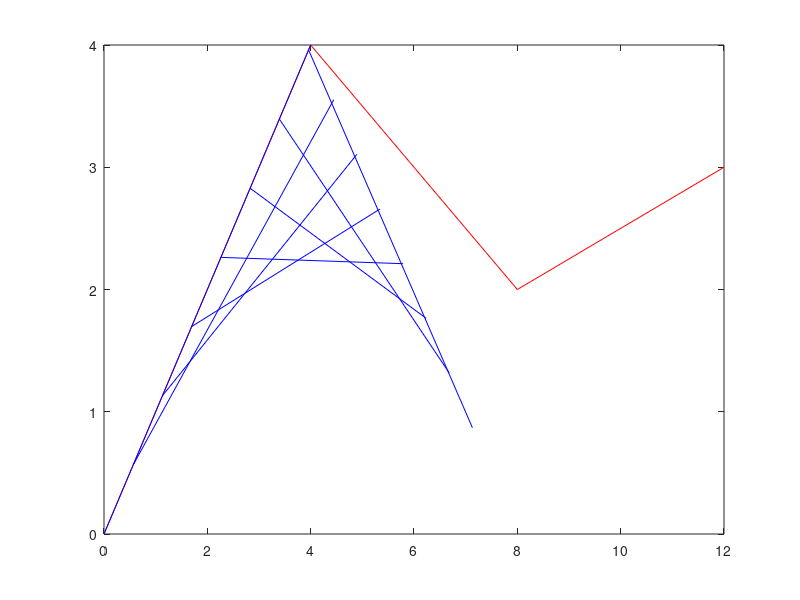

MATLAB code to generate this figure:
clear all;clc;close all;
%%points must be in order on Ox axis
t=0;
p0=[0,0];
p1=[4,4];
p2=[8,2];
p3=[12,3];
y=[p0(end),p1(end), p2(end),p3(end)];
x=[p0(1),p1(1),p2(1),p3(1)];
plot(x,y,'r');

if(p0(end)==p1(end))
    sgnA=0;
else if (p0(end)<p1(end)) 
        sgnA = 1;
    else
        sgnA =-1;
    end
end

if(p1(end)==p2(end))
    sgnB=0;
else if (p1(end)<p2(end)) 
        sgnB = 1;
    else
        sgnB =-1;
    end
end
if(p2(end)==p3(end))
    sgnC=0;
else if (p2(end)<p3(end)) 
        sgnC = 1;
    else
        sgnC =-1;
    end
end


while t<0.71
    
pax=p0(1)+(t*pdist([p0;p1],'euclidean'))
pay=p0(2)+sgnA*(t*pdist([p0;p1],'euclidean'))
pbx=p1(1)+(t*pdist([p1;p2],'euclidean'))
pby=p1(2)+sgnB*(t*pdist([p1;p2],'euclidean'))
pcx=p2(1)+(t*pdist([p2;p3],'euclidean'))
pcy=p2(2)+sgnC*(t*pdist([p2;p3],'euclidean'))
pa=[pax,pay];
pb=[pbx,pby];
pc=[pcx,pcy];
t=t+0.1;

hold on;
y2=[pa(end),pb(end)];
x2=[pa(1),pb(1)];
plot(x2,y2,'b');
y3=[pb(end),pc(end)];
x3=[pb(1),pc(1)];
%plot(x3,y3,'g');
end